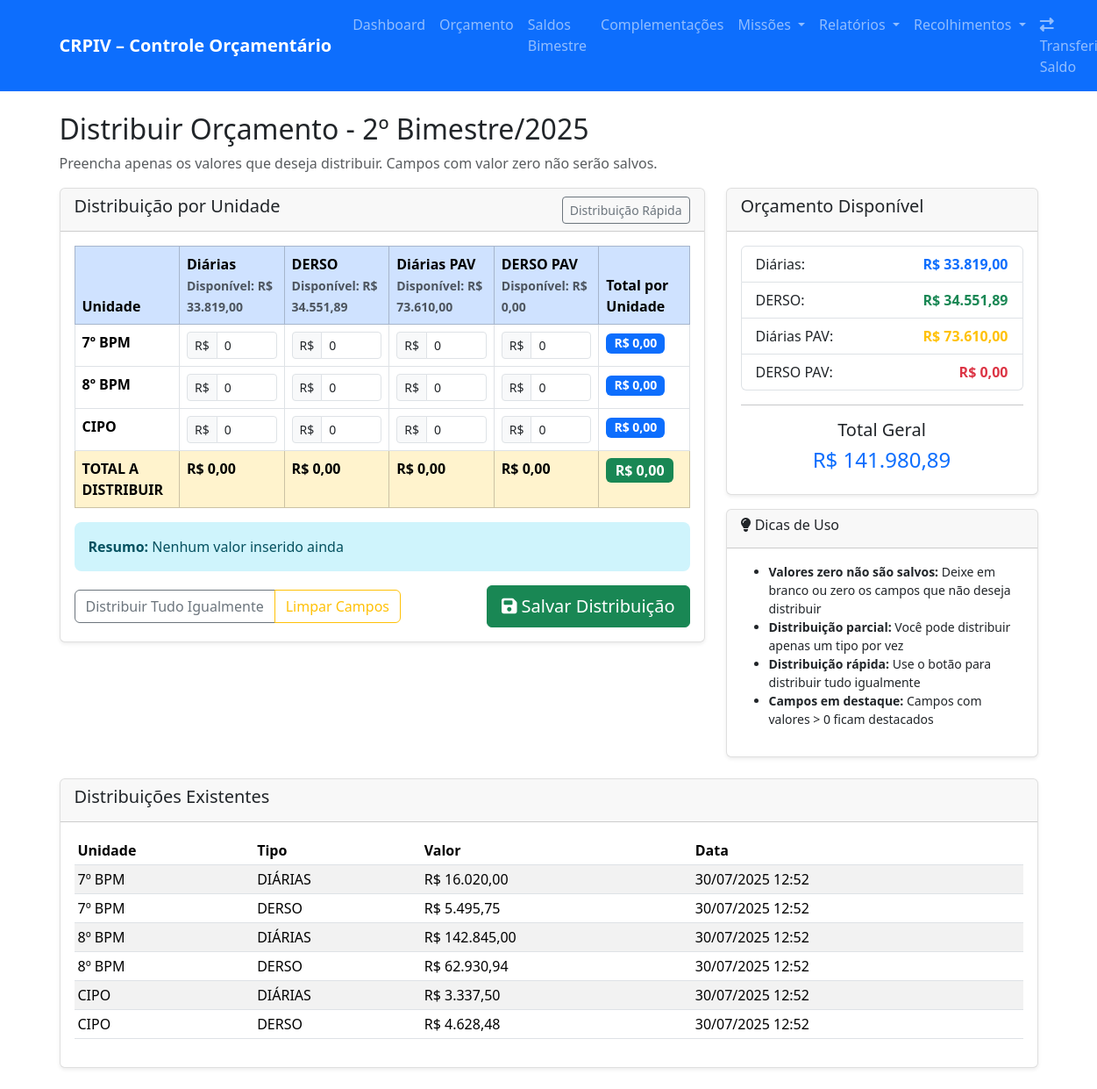
Screenshot of /distribuir/1 with the database file from the repository.
### models.py (models this page shows)
class Orcamento(db.Model):
    id = db.Column(db.Integer, primary_key=True)
    bimestre = db.Column(db.String(20), nullable=False)
    ano = db.Column(db.Integer, nullable=False)
    data_inicio = db.Column(db.Date, nullable=False)  # NOVO
    data_fim = db.Column(db.Date, nullable=False)     # NOVO
    diarias = db.Column(db.Float, default=0.0)
    derso = db.Column(db.Float, default=0.0)
    diarias_pav = db.Column(db.Float, default=0.0)
    derso_pav = db.Column(db.Float, default=0.0)
    status = db.Column(db.String(20), default='ativo')  # NOVO: ativo, finalizado
    data_criacao = db.Column(db.DateTime, default=datetime.utcnow)
    data_finalizacao = db.Column(db.DateTime)  # NOVO

class Distribuicao(db.Model):
    id = db.Column(db.Integer, primary_key=True)
    orcamento_id = db.Column(db.Integer, db.ForeignKey('orcamento.id'), nullable=False)
    unidade = db.Column(db.String(20), nullable=False)
    tipo_orcamento = db.Column(db.String(20), nullable=False)
    valor = db.Column(db.Float, nullable=False)
    data_distribuicao = db.Column(db.DateTime, default=datetime.utcnow)

### app.py (the view)
@app.route('/distribuir/<int:orcamento_id>')
def distribuir(orcamento_id):
    try:
        orcamento = db.session.get(Orcamento, orcamento_id)
        if not orcamento:
            flash('Orçamento não encontrado', 'error')
            return redirect(url_for('orcamento'))
        print(f"🔍 Carregando página de distribuição - Orçamento {orcamento_id}")
        orcamento_totais = calcular_orcamento_total_com_complementacao(orcamento)
        distribuicoes = Distribuicao.query.filter_by(orcamento_id=orcamento_id).all()
        print(f"📋 Distribuições existentes: {len(distribuicoes)}")
        return render_template('distribuir.html',
                             orcamento=orcamento,
                             orcamento_totais=orcamento_totais,  # ✅ Saldos disponíveis
                             distribuicoes=distribuicoes,
                             unidades=UNIDADES[1:],  # Excluir CRPIV
                             tipos=TIPOS_ORCAMENTO)
    except Exception as e:
        print(f"❌ Erro na rota distribuir: {e}")
        flash('Erro ao carregar página de distribuição', 'error')
        return redirect(url_for('orcamento'))

### app.py (called while the page is built)
@app.template_filter('currency')
def currency_filter(value):
    if value is None:
        return "0,00"
    try:
        return f"{float(value):,.2f}".replace(',', 'X').replace('.', ',').replace('X', '.')
    except (ValueError, TypeError):
        return "0,00"

### templates/distribuir.html (shortened to what this page needs)
{% extends "base.html" %}
{% block content %}
<div class="row">
    <div class="col-12">
        <h2>Distribuir Orçamento - {{ orcamento.bimestre }}/{{ orcamento.ano }}</h2>
        <p class="text-muted">Preencha apenas os valores que deseja distribuir. Campos com valor zero não serão salvos.</p>
    </div>
</div>
<div class="row">
    <div class="col-md-8">
        <div class="card">
            <div class="card-header d-flex justify-content-between align-items-center">
                <h5>Distribuição por Unidade</h5>
                <div class="btn-group" role="group">
                    <button type="button" class="btn btn-outline-secondary btn-sm" id="btnDistribuirRapido">
                        Distribuição Rápida
                    </button>
                </div>
            </div>
            <div class="card-body">
                <form method="POST" action="{{ url_for('salvar_distribuicao') }}" id="formDistribuicao">
                    <div class="table-responsive">
                        <table class="table table-bordered">
                            <thead class="table-primary">
                                <tr>
                                    <th>Unidade</th>
                                    <th>
                                        Diárias
                                        <br><small class="text-muted">Disponível: R$ {{ orcamento_totais.diarias|currency }}</small>
                                    </th>
                                    <th>
                                        DERSO
                                        <br><small class="text-muted">Disponível: R$ {{ orcamento_totais.derso|currency }}</small>
                                    </th>
                                    <th>
                                        Diárias PAV
                                        <br><small class="text-muted">Disponível: R$ {{ orcamento_totais.diarias_pav|currency }}</small>
                                    </th>
                                    <th>
                                        DERSO PAV
                                        <br><small class="text-muted">Disponível: R$ {{ orcamento_totais.derso_pav|currency }}</small>
                                    </th>
                                    <th>Total por Unidade</th>
                                </tr>
                            </thead>
                            <tbody>
                                {% for unidade in unidades %}
                                <tr>
                                    <td class="fw-bold">{{ unidade }}</td>
                                    <td>
                                        <div class="input-group input-group-sm">
                                            <span class="input-group-text">R$</span>
                                            <input type="number"
                                                   step="0.01"
                                                   name="{{ unidade }}_DIARIAS"
                                                   class="form-control valor-input"
                                                   data-unidade="{{ unidade }}"
                                                   data-tipo="DIARIAS"
                                                   value="0"
                                                   min="0"
                                                   placeholder="0,00">
                                        </div>
                                    </td>
                                    <td>
                                        <div class="input-group input-group-sm">
                                            <span class="input-group-text">R$</span>
                                            <input type="number"
                                                   step="0.01"
                                                   name="{{ unidade }}_DERSO"
                                                   class="form-control valor-input"
                                                   data-unidade="{{ unidade }}"
                                                   data-tipo="DERSO"
                                                   value="0"
                                                   min="0"
                                                   placeholder="0,00">
                                        </div>
                                    </td>
                                    <td>
                                        <div class="input-group input-group-sm">
                                            <span class="input-group-text">R$</span>
                                            <input type="number"
                                                   step="0.01"
                                                   name="{{ unidade }}_DIARIAS_PAV"
                                                   class="form-control valor-input"
                                                   data-unidade="{{ unidade }}"
                                                   data-tipo="DIARIAS_PAV"
                                                   value="0"
                                                   min="0"
                                                   placeholder="0,00">
                                        </div>
                                    </td>
                                    <td>
                                        <div class="input-group input-group-sm">
                                            <span class="input-group-text">R$</span>
                                            <input type="number"
                                                   step="0.01"
                                                   name="{{ unidade }}_DERSO_PAV"
                                                   class="form-control valor-input"
                                                   data-unidade="{{ unidade }}"
                                                   data-tipo="DERSO_PAV"
                                                   value="0"
                                                   min="0"
                                                   placeholder="0,00">
                                        </div>
                                    </td>
                                    <td>
                                        <span class="badge bg-primary total-unidade"
                                              data-unidade="{{ unidade }}"
                                              id="total-{{ unidade }}">R$ 0,00</span>
                                    </td>
                                </tr>
                                {% endfor %}
                                <tr class="table-warning fw-bold">
                                    <td>TOTAL A DISTRIBUIR</td>
                                    <td><span id="total-diarias">R$ 0,00</span></td>
                                    <td><span id="total-derso">R$ 0,00</span></td>
                                    <td><span id="total-diarias-pav">R$ 0,00</span></td>
                                    <td><span id="total-derso-pav">R$ 0,00</span></td>
                                    <td><span id="total-geral" class="badge bg-success fs-6">R$ 0,00</span></td>
                                </tr>
                            </tbody>
                        </table>
                    </div>
                    <div class="alert alert-info" id="resumoDistribuicao">
                        <strong>Resumo:</strong> <span id="textoResumo">Nenhum valor inserido ainda</span>
                    </div>
                    <div class="d-flex justify-content-between align-items-center mt-3">
                        <div class="btn-group">
                            <button type="button" class="btn btn-outline-secondary" id="btnDistribuirIgual">
                                Distribuir Tudo Igualmente
                            </button>
                            <button type="button" class="btn btn-outline-warning" id="btnLimparTudo">
                                Limpar Campos
                            </button>
                        </div>
                        <div>
                            <button type="submit" class="btn btn-success btn-lg" id="btnSalvar">
                                <i class="fas fa-save"></i> Salvar Distribuição
                            </button>
                        </div>
                    </div>
                </form>
            </div>
        </div>
    </div>
    <div class="col-md-4">
        <div class="card mb-3">
            <div class="card-header">
                <h5>Orçamento Disponível</h5>
            </div>
            <div class="card-body">
                <div class="list-group">
                    <div class="list-group-item d-flex justify-content-between align-items-center">
                        <span>Diárias:</span>
                        <strong class="text-primary">R$ {{ orcamento_totais.diarias|currency }}</strong>
                    </div>
                    <div class="list-group-item d-flex justify-content-between align-items-center">
                        <span>DERSO:</span>
                        <strong class="text-success">R$ {{ orcamento_totais.derso|currency }}</strong>
                    </div>
                    <div class="list-group-item d-flex justify-content-between align-items-center">
                        <span>Diárias PAV:</span>
                        <strong class="text-warning">R$ {{ orcamento_totais.diarias_pav|currency }}</strong>
                    </div>
                    <div class="list-group-item d-flex justify-content-between align-items-center">
                        <span>DERSO PAV:</span>
                        <strong class="text-danger">R$ {{ orcamento_totais.derso_pav|currency }}</strong>
                    </div>
                </div>
                <hr>
                <div class="text-center">
                    <h5>Total Geral</h5>
                    <h4 class="text-primary">R$ {{ (orcamento_totais.diarias + orcamento_totais.derso + orcamento_totais.diarias_pav + orcamento_totais.derso_pav)|currency }}</h4>
                </div>
            </div>
        </div>
        <div class="card">
            <div class="card-header">
                <h6><i class="fas fa-lightbulb"></i> Dicas de Uso</h6>
            </div>
            <div class="card-body">
                <ul class="small">
                    <li><strong>Valores zero não são salvos:</strong> Deixe em branco ou zero os campos que não deseja distribuir</li>
                    <li><strong>Distribuição parcial:</strong> Você pode distribuir apenas um tipo por vez</li>
                    <li><strong>Distribuição rápida:</strong> Use o botão para distribuir tudo igualmente</li>
                    <li><strong>Campos em destaque:</strong> Campos com valores > 0 ficam destacados</li>
                </ul>
            </div>
        </div>
    </div>
</div>
{% if distribuicoes %}
<div class="row mt-4">
    <div class="col-12">
        <div class="card">
            <div class="card-header">
                <h5>Distribuições Existentes</h5>
            </div>
            <div class="card-body">
                <div class="table-responsive">
                    <table class="table table-striped table-sm">
                        <thead>
                            <tr>
                                <th>Unidade</th>
                                <th>Tipo</th>
                                <th>Valor</th>
                                <th>Data</th>
                            </tr>
                        </thead>
                        <tbody>
                            {% for dist in distribuicoes %}
                            <tr>
                                <td>{{ dist.unidade }}</td>
                                <td>{{ dist.tipo_orcamento }}</td>
                                <td>R$ {{ dist.valor|currency }}</td>
                                <td>{{ dist.data_distribuicao.strftime('%d/%m/%Y %H:%M') }}</td>
                            </tr>
                            {% endfor %}
                        </tbody>
                    </table>
                </div>
            </div>
        </div>
    </div>
</div>
{% endif %}
{% endblock %}

### static/css/style.css (style rules this page uses)
.card { box-shadow: 0 0.125rem 0.25rem rgba(0, 0, 0, 0.075); border: 1px solid rgba(0, 0, 0, 0.125); }
.badge { font-size: 0.875em; }
.table th { border-top: none; font-weight: 600; }
.alert { border: none; border-radius: 0.5rem; }
.btn { border-radius: 0.375rem; }
.form-control, .form-select { border-radius: 0.375rem; }
.card-header .btn { border-radius: 4px; }

### rows the page displays
Orcamento: bimestre "2º Bimestre", ano "2025", diarias_pav "73.610,00", diarias_pav "141.980,89"
Distribuicao: unidade "7º BPM", tipo_orcamento "DIÁRIAS", valor "16.020,00", data_distribuicao "30/07/2025 12:52"
Distribuicao: unidade "7º BPM", tipo_orcamento "DERSO", valor "5.495,75", data_distribuicao "30/07/2025 12:52"
Distribuicao: unidade "8º BPM", tipo_orcamento "DIÁRIAS", valor "142.845,00", data_distribuicao "30/07/2025 12:52"
Distribuicao: unidade "8º BPM", tipo_orcamento "DERSO", valor "62.930,94", data_distribuicao "30/07/2025 12:52"
Distribuicao: unidade "CIPO", tipo_orcamento "DIÁRIAS", valor "3.337,50", data_distribuicao "30/07/2025 12:52"
Distribuicao: unidade "CIPO", tipo_orcamento "DERSO", valor "4.628,48", data_distribuicao "30/07/2025 12:52"

### other values shown
{{ orcamento_totais.diarias|currency }} "33.819,00"
{{ orcamento_totais.derso|currency }} "34.551,89"
{{ orcamento_totais.derso_pav|currency }} "0,00"
{{ unidade }} "7º BPM" "8º BPM" "CIPO"
